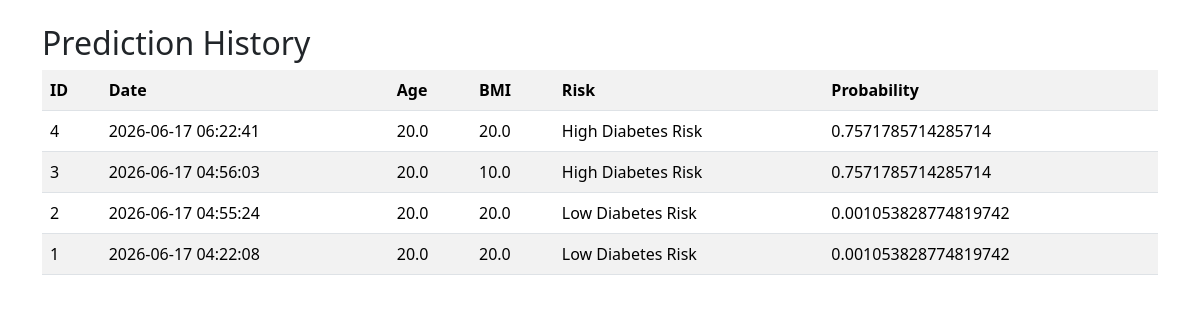
The app's page /history with its own data.
### tables this page shows
CREATE TABLE predictions(
    id INTEGER PRIMARY KEY AUTOINCREMENT,

    timestamp DATETIME DEFAULT CURRENT_TIMESTAMP,

    gender TEXT,

    age REAL,

    hypertension INTEGER,

    heart_disease INTEGER,

    smoking_history TEXT,

    bmi REAL,

    hba1c REAL,

    glucose REAL,

    probability REAL,

    prediction TEXT
);

### app.py (the view)
@app.route("/history")
def history():
    conn = sqlite3.connect(
        "database/diabetes.db"
    )
    cursor = conn.cursor()
    cursor.execute(
        """
        SELECT *
        FROM predictions
        ORDER BY id DESC
        """
    )
    rows = cursor.fetchall()
    conn.close()
    return render_template(
        "history.html",
        rows=rows
    )

### templates/history.html (shortened to what this page needs)
<!DOCTYPE html>
<html>
<head>
<link
href="https://cdn.jsdelivr.net/npm/bootstrap@5.3.2/dist/css/bootstrap.min.css"
rel="stylesheet">
</head>
<body>
<div class="container mt-4">
<h2>Prediction History</h2>
<table class="table table-striped">
<tr>
<th>ID</th>
<th>Date</th>
<th>Age</th>
<th>BMI</th>
<th>Risk</th>
<th>Probability</th>
</tr>
{% for row in rows %}
<tr>
<td>{{ row[0] }}</td>
<td>{{ row[1] }}</td>
<td>{{ row[3] }}</td>
<td>{{ row[7] }}</td>
<td>{{ row[11] }}</td>
<td>{{ row[10] }}</td>
</tr>
{% endfor %}
</table>
</div>
</body>
</html>

### records on screen
predictions: id "4", timestamp "2026-06-17 06:22:41", age "20.0", bmi "20.0", prediction "High Diabetes Risk", probability "0.7571785714285714"
predictions: id "3", timestamp "2026-06-17 04:56:03", age "20.0", bmi "10.0", prediction "High Diabetes Risk", probability "0.7571785714285714"
predictions: id "2", timestamp "2026-06-17 04:55:24", age "20.0", bmi "20.0", prediction "Low Diabetes Risk", probability "0.001053828774819742"
predictions: id "1", timestamp "2026-06-17 04:22:08", age "20.0", bmi "20.0", prediction "Low Diabetes Risk", probability "0.001053828774819742"
